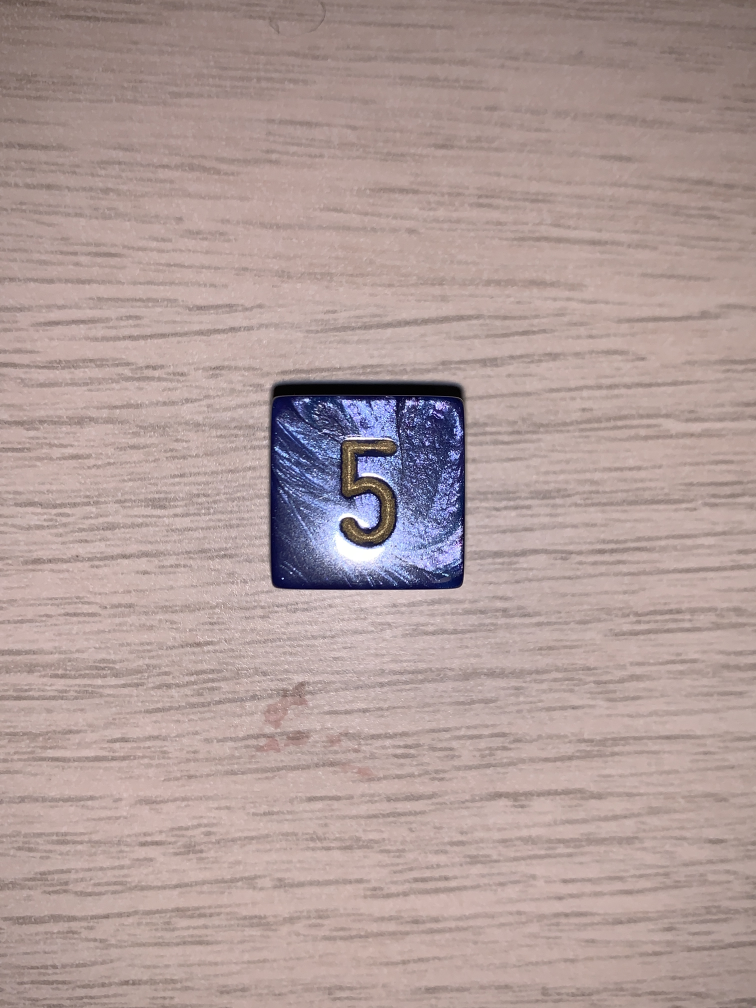
#> input picture img-processing-pipeline/prototyping/Dice Testing Pictures/glare.JPG, 3024 x 4032 px (shown at 1/4 size); its folder holds only this picture in this run
$ python roughNormalization.py
#> lines starting #> are read from the running program, lines starting #| are printed output that depends on the picture; after the words box and inside, x2 and y2 are one past the last pixel; in counts of white or black regions, pixels touching at a corner belong together
# Very very rudimentary and broken
# preprocessing pipeline.
# Normalizes, grayscales, and then
# (horribly) applies Canny edge
# detection
import cv2 as cv
import numpy as np
import os


for img in os.listdir("../Dice Testing Pictures/"):
    print(img)
    test_img = cv.imread("../Dice Testing Pictures/" + img)
#> test_img is the input picture: shape (4032, 3024, 3); mean B, G, R 153.8, 156.4, 176.2
    result_img = np.zeros((3024,4032)) # output img
    output_img = cv.normalize(test_img, result_img,100,190,cv.NORM_MINMAX)
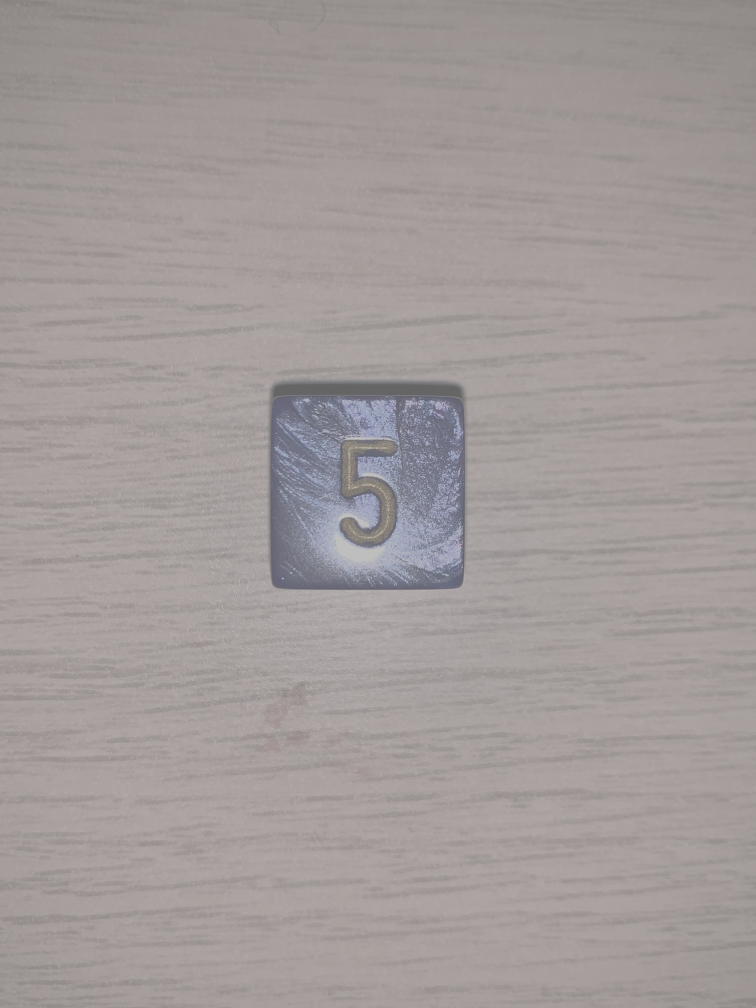
#> output_img: shape (4032, 3024, 3) (shown at 1/4 size); mean B, G, R 154.3, 155.2, 162.2
    cv.namedWindow(img,cv.WINDOW_NORMAL) # windows to display images
    cv.imshow(img,test_img) # input image
    cv.waitKey(0)
    cv.namedWindow("normalize" + img,cv.WINDOW_NORMAL)
    cv.imshow("normalize" + img,output_img) # normalized image
    cv.waitKey(0)
    cv.cvtColor(output_img, cv.COLOR_RGB2GRAY)
    cv.namedWindow("grayscale" + img,cv.WINDOW_NORMAL)
    cv.imshow("grayscale" + img,output_img) # grayscale image
    cv.waitKey(0)
    edges = cv.Canny(output_img,0,100) # apply the Canny algorithm - this horribly disfigures the image - read below
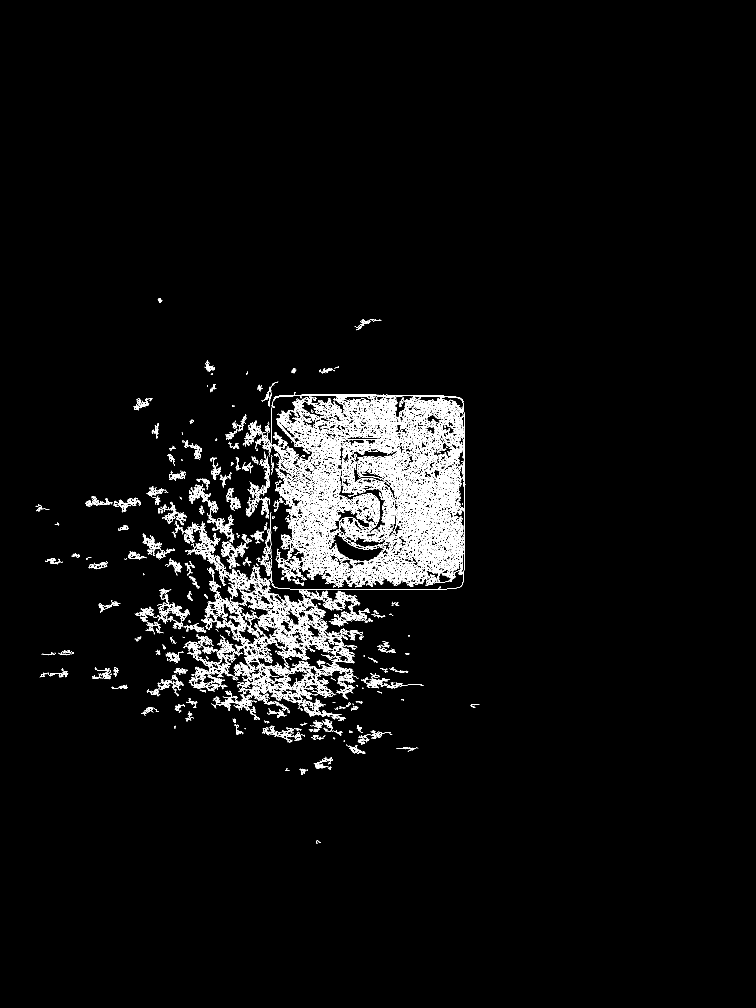
#> edges: shape (4032, 3024) (shown at 1/4 size); 2.1% white in thin lines or dots, all inside (x1, y1, x2, y2) = (143, 1193, 1918, 3376)
    cv.namedWindow("canny"+img,cv.WINDOW_NORMAL)
    cv.imshow("canny" + img,edges)  # display Canny (cover your eyes)
    cv.waitKey(0)
    contours = cv.findContours(edges,cv.RETR_EXTERNAL,cv.CHAIN_APPROX_NONE)
#> contours = 2249 contours, 1333 with area under 20; largest, box (x1, y1, x2, y2) and area: (1200, 1978, 1424, 2350) 9924, (1416, 2211, 1664, 2338) 7870, (1584, 2006, 1785, 2247) 7163, (1736, 2069, 1854, 2278) 4253, (1482, 1597, 1602, 1746) 3092
    cv.drawContours(test_img,contours[0],-1,(0,0,255),thickness = 2)
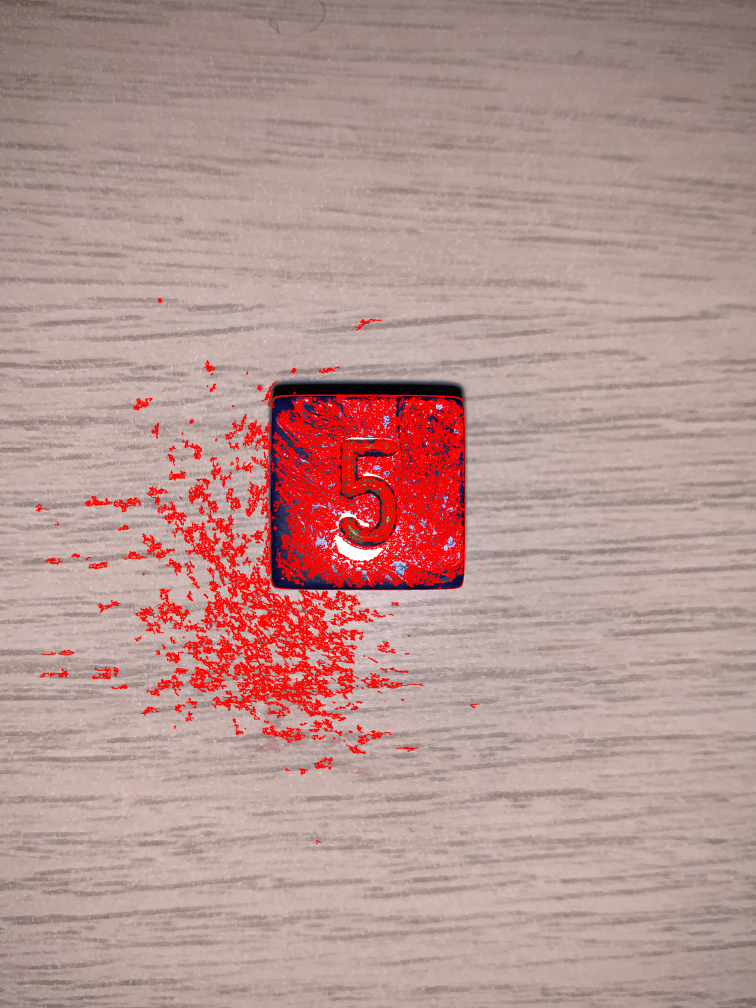
#> test_img: shape (4032, 3024, 3) (shown at 1/4 size); mean B, G, R 144.6, 148.5, 182.7
    cv.namedWindow("drawContours" + img,cv.WINDOW_NORMAL)
    cv.imshow("drawContours" + img,test_img)
    cv.waitKey(0)

# Canny disfigures the image because we don't know the minVal and maxVal for hysterisis
# threshold, which will be largely dependent on our mat/tray and full protyotype, so
# we will have tweak it then. Also I maybe (definitely) don't full understand
# how to use Canny yet.


'''
ideal_img = cv.imread("Dice Testing Pictures\ideal.JPG")
input_img = cv.imread("Dice Testing Pictures\glare.JPG")


# [6 lines of commented-out code are left out]
cv.waitKey(0)

result_img = np.zeros((3024,4032))
output_img = cv.normalize(input_img, result_img,0,155,cv.NORM_MINMAX)


# display image
print("output image")
cv.namedWindow("output", cv.WINDOW_NORMAL)
cv.namedWindow("input", cv.WINDOW_NORMAL)
cv.imshow("output", output_img)
cv.imshow("input",input_img)
cv.waitKey(0)'''

$ run again, on img-processing-pipeline/prototyping/Dice Testing Pictures/glare2.JPG
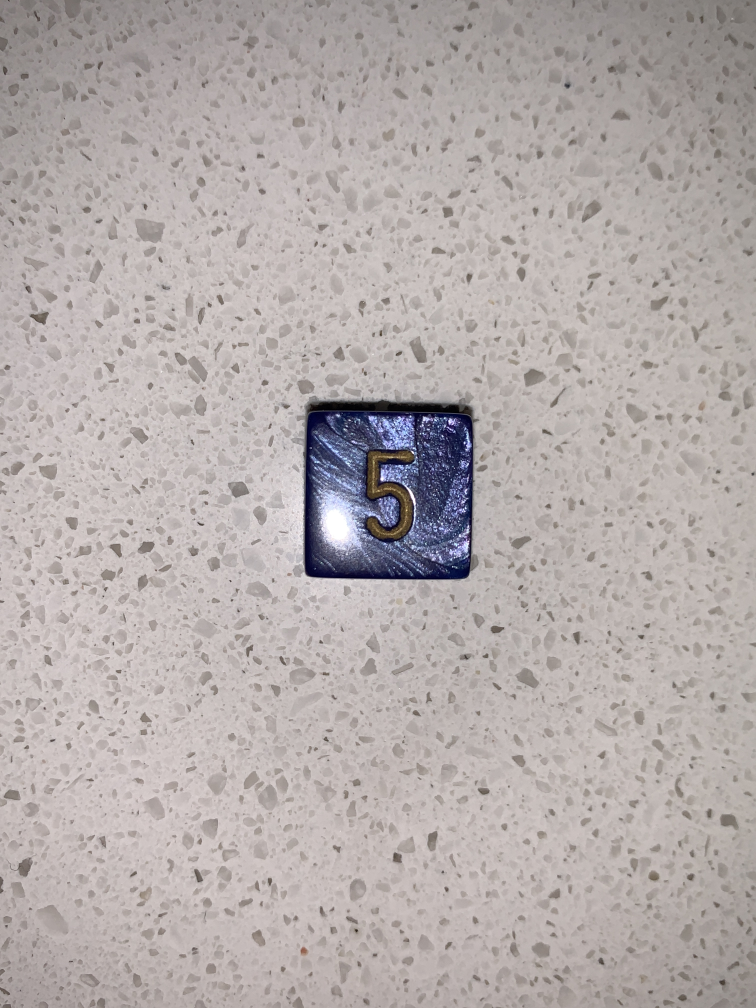
#> input picture img-processing-pipeline/prototyping/Dice Testing Pictures/glare2.JPG, 3024 x 4032 px (shown at 1/4 size)
#> test_img is the input picture: shape (4032, 3024, 3); mean B, G, R 171.1, 172.1, 179.9
#> `edges = cv.Canny(output_img,0,100)`:
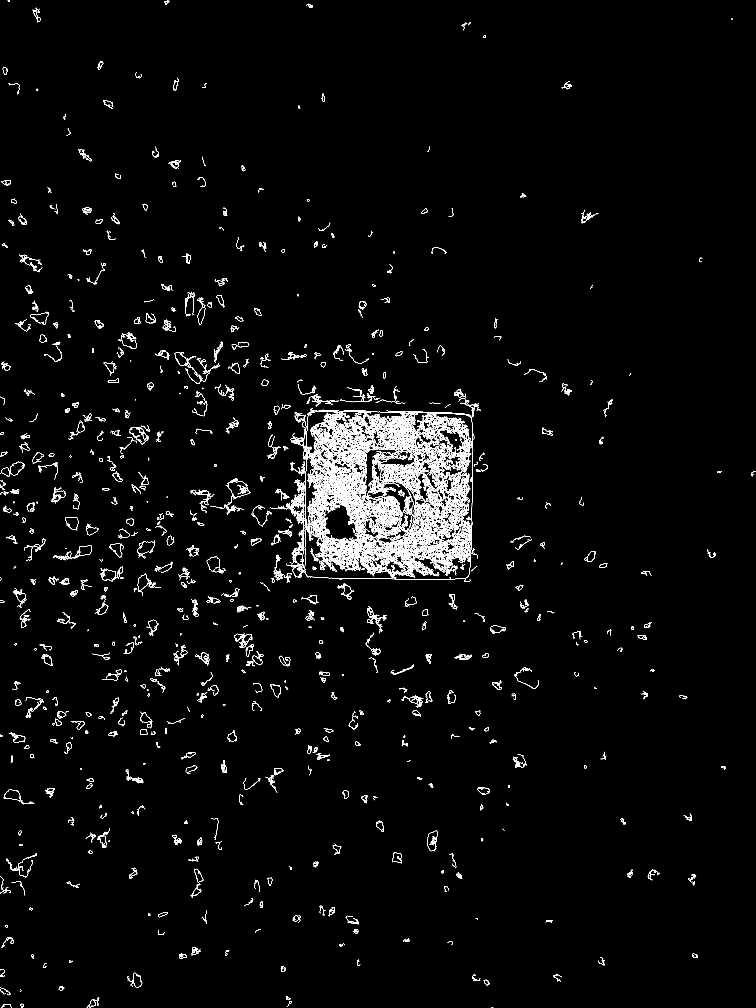
#> edges: shape (4032, 3024) (shown at 1/4 size); 1.6% white in thin lines or dots
#> contours = 1719 contours, 847 with area under 20; largest, box (x1, y1, x2, y2) and area: (1224, 1863, 1474, 2163) 8608, (1531, 1657, 1672, 1841) 5790, (1503, 1983, 1599, 2100) 2495, (1260, 2062, 1410, 2249) 2462, (549, 2161, 621, 2231) 2307
#> `cv.drawContours(test_img,contours[0],-1,(0,0,255),thickness = 2)`:
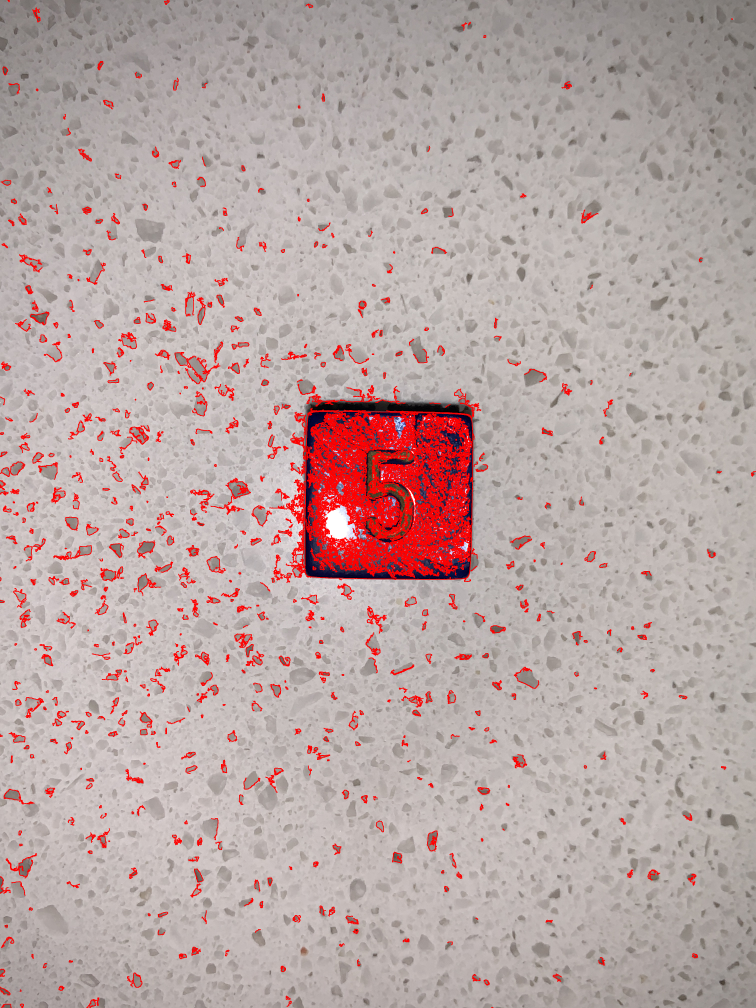
#> test_img: shape (4032, 3024, 3) (shown at 1/4 size); mean B, G, R 164.8, 166.5, 185.4
